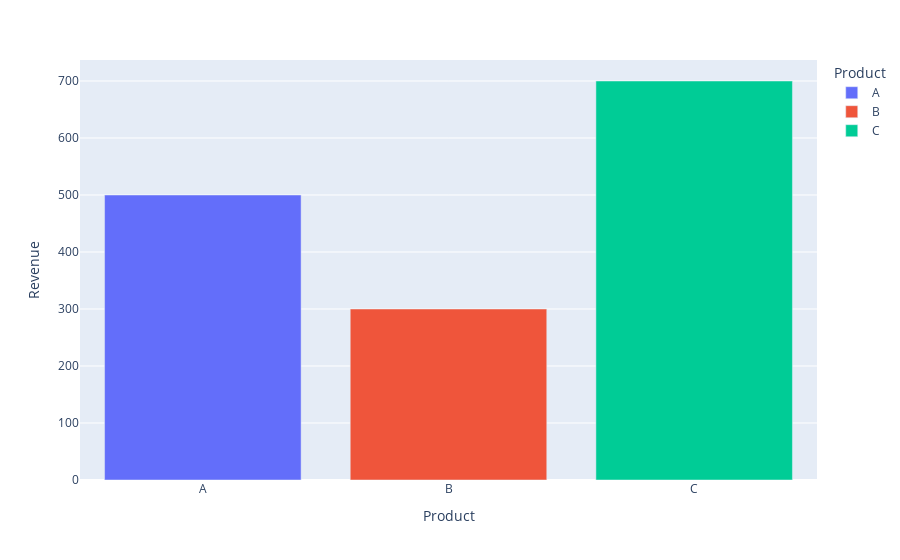

Source (notebook cell):
### Code cell
#Bar chart
df = pd.DataFrame({
    "Product": ["A", "B", "C"],
    "Revenue": [500, 300, 700]
})


fig=px.bar(df,x="Product",y="Revenue",color="Product")
fig.show()

### Figure 1 — Plotly figure (JSON) as saved in the notebook; plotly's stock layout.template omitted (floating-point values rounded to 4 significant figures)
{"data": [{"hovertemplate": "Product=%{x}<br>Revenue=%{y}<extra></extra>", "legendgroup": "A", "marker": {"color": "#636efa", "pattern": {"shape": ""}}, "name": "A", "orientation": "v", "showlegend": true, "textposition": "auto", "type": "bar", "x": ["A"], "xaxis": "x", "y": [500], "yaxis": "y"}, {"hovertemplate": "Product=%{x}<br>Revenue=%{y}<extra></extra>", "legendgroup": "B", "marker": {"color": "#EF553B", "pattern": {"shape": ""}}, "name": "B", "orientation": "v", "showlegend": true, "textposition": "auto", "type": "bar", "x": ["B"], "xaxis": "x", "y": [300], "yaxis": "y"}, {"hovertemplate": "Product=%{x}<br>Revenue=%{y}<extra></extra>", "legendgroup": "C", "marker": {"color": "#00cc96", "pattern": {"shape": ""}}, "name": "C", "orientation": "v", "showlegend": true, "textposition": "auto", "type": "bar", "x": ["C"], "xaxis": "x", "y": [700], "yaxis": "y"}], "layout": {"barmode": "relative", "legend": {"title": {"text": "Product"}, "tracegroupgap": 0}, "margin": {"t": 60}, "xaxis": {"anchor": "y", "categoryarray": ["A", "B", "C"], "categoryorder": "array", "domain": [0, 1], "title": {"text": "Product"}}, "yaxis": {"anchor": "x", "domain": [0, 1], "title": {"text": "Revenue"}}}}
